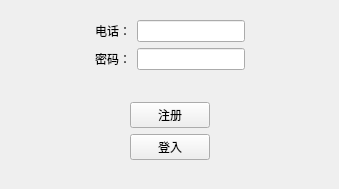
<?xml version="1.0" encoding="UTF-8"?>
<ui version="4.0">
 <class>Widget</class>
 <widget class="QWidget" name="Widget">
  <property name="geometry">
   <rect>
    <x>0</x>
    <y>0</y>
    <width>339</width>
    <height>189</height>
   </rect>
  </property>
  <property name="windowTitle">
   <string>登入界面</string>
  </property>
  <layout class="QGridLayout" name="gridLayout_2">
   <item row="2" column="0">
    <widget class="QWidget" name="widget_2" native="true">
     <layout class="QGridLayout" name="gridLayout_3">
      <item row="1" column="2">
       <spacer name="horizontalSpacer_3">
        <property name="orientation">
         <enum>Qt::Horizontal</enum>
        </property>
        <property name="sizeHint" stdset="0">
         <size>
          <width>40</width>
          <height>20</height>
         </size>
        </property>
       </spacer>
      </item>
      <item row="1" column="1">
       <widget class="QPushButton" name="Register_btn">
        <property name="text">
         <string>注册</string>
        </property>
       </widget>
      </item>
      <item row="0" column="1">
       <spacer name="verticalSpacer_2">
        <property name="orientation">
         <enum>Qt::Vertical</enum>
        </property>
        <property name="sizeHint" stdset="0">
         <size>
          <width>20</width>
          <height>40</height>
         </size>
        </property>
       </spacer>
      </item>
      <item row="2" column="1">
       <widget class="QPushButton" name="Login_btn">
        <property name="text">
         <string>登入</string>
        </property>
       </widget>
      </item>
      <item row="3" column="1">
       <spacer name="verticalSpacer">
        <property name="orientation">
         <enum>Qt::Vertical</enum>
        </property>
        <property name="sizeHint" stdset="0">
         <size>
          <width>20</width>
          <height>40</height>
         </size>
        </property>
       </spacer>
      </item>
      <item row="1" column="0">
       <spacer name="horizontalSpacer_4">
        <property name="orientation">
         <enum>Qt::Horizontal</enum>
        </property>
        <property name="sizeHint" stdset="0">
         <size>
          <width>40</width>
          <height>20</height>
         </size>
        </property>
       </spacer>
      </item>
     </layout>
    </widget>
   </item>
   <item row="1" column="0">
    <widget class="QWidget" name="widget" native="true">
     <layout class="QGridLayout" name="gridLayout">
      <item row="4" column="1">
       <widget class="QLabel" name="passwordLabel">
        <property name="text">
         <string>密码：</string>
        </property>
       </widget>
      </item>
      <item row="4" column="2">
       <widget class="QLineEdit" name="passWordlineEdit"/>
      </item>
      <item row="1" column="0">
       <spacer name="horizontalSpacer">
        <property name="orientation">
         <enum>Qt::Horizontal</enum>
        </property>
        <property name="sizeHint" stdset="0">
         <size>
          <width>40</width>
          <height>20</height>
         </size>
        </property>
       </spacer>
      </item>
      <item row="1" column="3">
       <spacer name="horizontalSpacer_2">
        <property name="orientation">
         <enum>Qt::Horizontal</enum>
        </property>
        <property name="sizeHint" stdset="0">
         <size>
          <width>40</width>
          <height>20</height>
         </size>
        </property>
       </spacer>
      </item>
      <item row="1" column="2">
       <widget class="QLineEdit" name="phoneNumberlineEdit"/>
      </item>
      <item row="1" column="1">
       <widget class="QLabel" name="phoneNumberLabel">
        <property name="text">
         <string>电话：</string>
        </property>
       </widget>
      </item>
     </layout>
    </widget>
   </item>
   <item row="0" column="0">
    <spacer name="verticalSpacer_3">
     <property name="orientation">
      <enum>Qt::Vertical</enum>
     </property>
     <property name="sizeHint" stdset="0">
      <size>
       <width>20</width>
       <height>40</height>
      </size>
     </property>
    </spacer>
   </item>
  </layout>
 </widget>
 <resources/>
 <connections/>
</ui>
